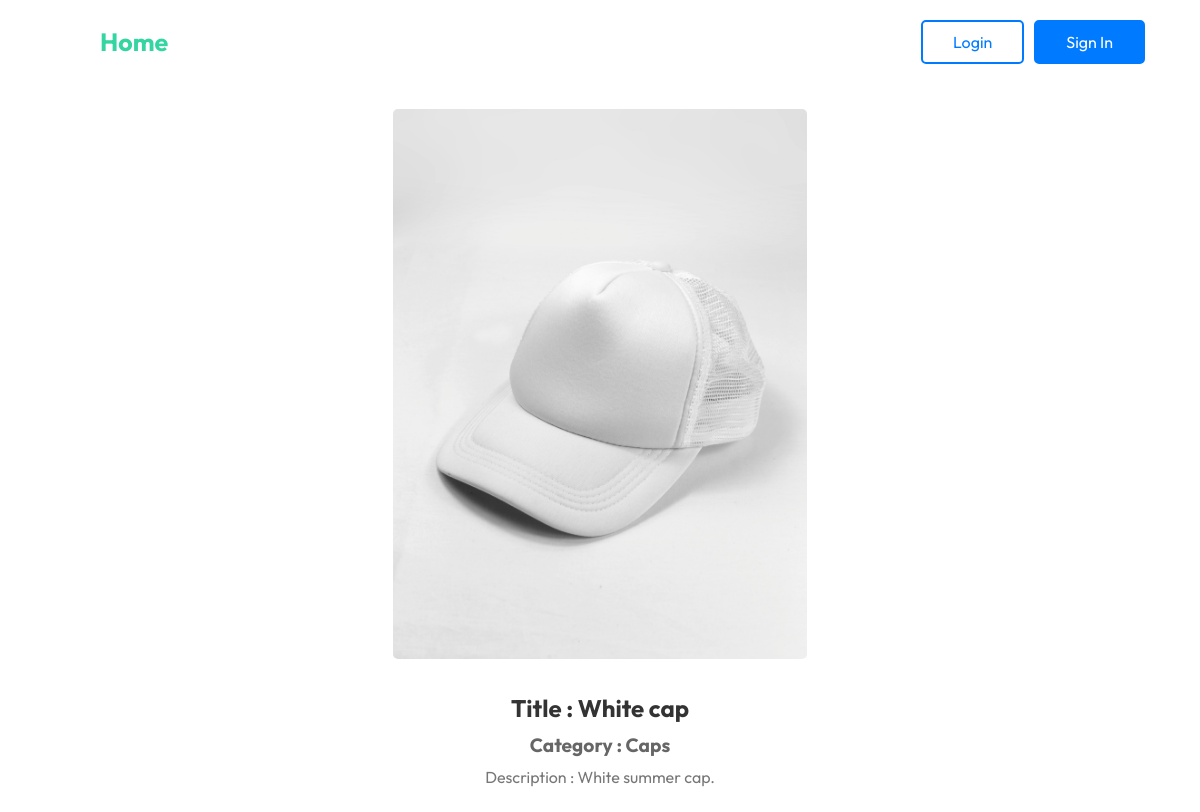
The page /product/14/ on the database its author committed.
### Ecommerece/models.py (models this page shows, shortened)
class Product(models.Model):
    host = models.ForeignKey(User,on_delete=models.CASCADE)
    title = models.CharField(max_length=200,default='',blank=True,null=True)
    description = models.TextField(default='',blank=True,null=True)
    image = models.ImageField(upload_to='Product-images/',default='',blank=True,null=True)
    category = models.ForeignKey(Category,on_delete=models.CASCADE,default='')
    published = models.DateTimeField(default='',blank=True,null=True)
    class Meta:
        ordering = ['-published']

class Category(models.Model):
    title = models.CharField(max_length=50,default='',blank=True,null=True)
    def __str__(self):
        return self.title

### Ecommerece/views.py (the view)
# urls.py: path('product/<str:product_id>/',Products,name='Product'),
def Products(request,product_id):
    product = Product.objects.get(id = product_id)
    context = {'product' : product
               }
    return render(request,'Product.html',context)

### Templates/Product.html (shortened to what this page needs)
{% extends 'main.html' %}
{% load static %}
{% block content%}
<div class="product-container">
    <div class="product-image">
        <img src="{{product.image.url}}">
     </div>
    <div class="product-title">
        <h1>Title : {{product.title}}</h1>
    </div>
    <div class="product-category">
        <h2>Category : {{product.category}}</h2>
    </div>
    <div class="product-description">
        <p>Description : {{product.description}}</p>
    </div>
</div>
{% endblock %}

### static/Style/style.css (style rules this page uses)
* { padding: 0; margin: 0; box-sizing: border-box; font-family: 'Outfit'; }
.product-container { width: max-content; text-align: center; margin: 25px auto; }
.product-title h1 { font-size: 1.5em; margin-bottom: 10px; color: #333; }
.product-category h2 { font-size: 1.2em; margin-bottom: 10px; color: #666; }
.product-image { text-align: center; margin: 20px 0px; }
.product-image img { max-width: 100%; max-height: 550px; border-radius: 5px; margin-bottom: 10px; }
.product-description p { font-size: 1em; color: #777; }

### rows shown on the page
Product: image (picture), title "White cap", category "Caps", description "White summer cap."
